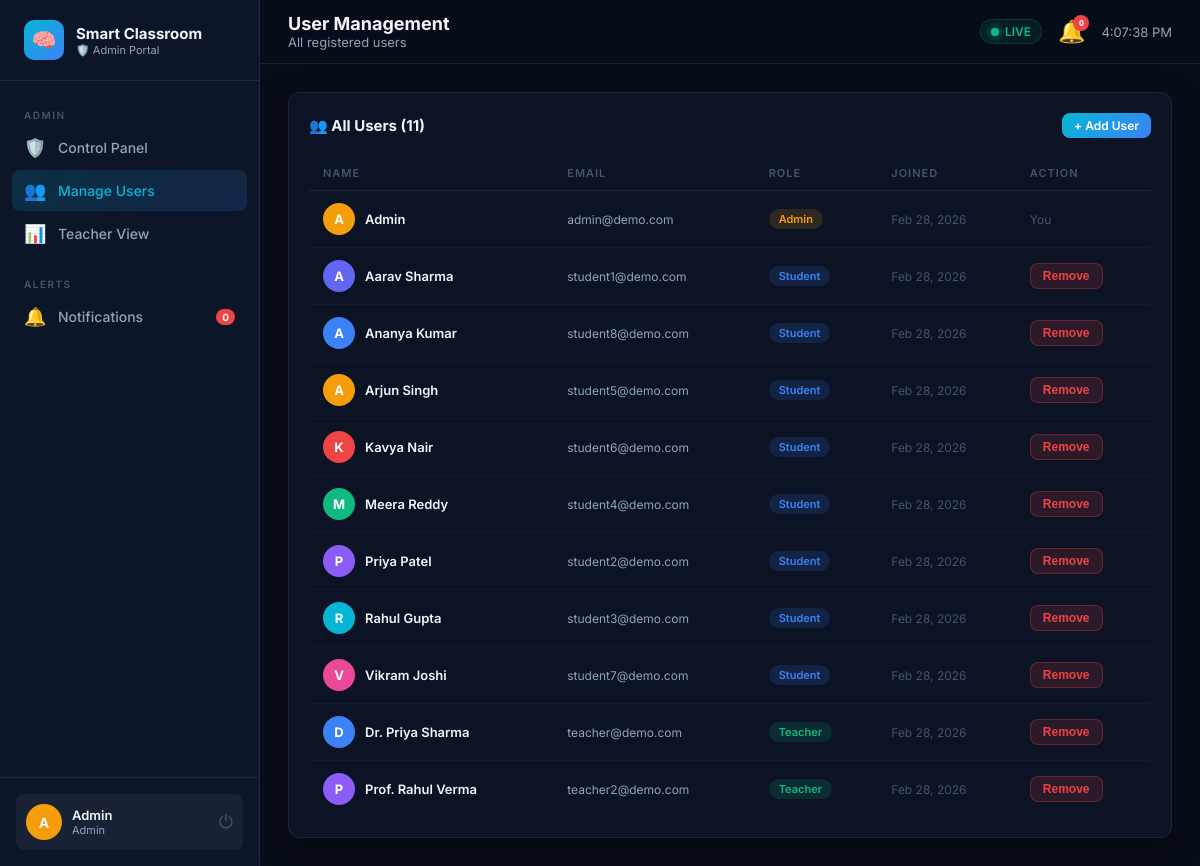
Page /admin/users (signed in) on the committed database.
### models/user.py (models this page shows, shortened)
class User(UserMixin, db.Model):
    __tablename__ = 'users'
    id           = db.Column(db.Integer, primary_key=True)
    name         = db.Column(db.String(100), nullable=False)
    email        = db.Column(db.String(120), unique=True, nullable=False)
    password_hash= db.Column(db.String(256), nullable=False)
    role         = db.Column(db.String(20), default='student')  # student/teacher/admin
    avatar_color = db.Column(db.String(20), default='#6366f1')
    created_at   = db.Column(db.DateTime, default=datetime.utcnow)
    is_active_   = db.Column(db.Boolean, default=True)
    student_profile = db.relationship('StudentProfile', backref='user', uselist=False, lazy=True)
    teacher_entries = db.relationship('TimetableEntry',  backref='teacher', lazy=True)
    def is_student(self):  return self.role == 'student'
    def is_teacher(self):  return self.role == 'teacher'
    def is_admin(self):    return self.role == 'admin'

### routes/admin.py (the view)
@admin_bp.route('/users')
@login_required
@admin_required
def users():
    all_users = User.query.order_by(User.role, User.name).all()
    return render_template('admin/users.html', users=all_users)

### routes/admin.py (called while the page is built)
def admin_required(f):
    @wraps(f)
    def decorated(*args, **kwargs):
        if not current_user.is_authenticated or not current_user.is_admin():
            flash('Admin access required.', 'error')
            return redirect(url_for('auth.login'))
        return f(*args, **kwargs)
    return decorated

### templates/admin/users.html (shortened to what this page needs)
{% extends 'base.html' %}
{% block page_title %}User Management{% endblock %}
{% block page_subtitle %}All registered users{% endblock %}
{% block content %}
<div class="card">
  <div class="section-header">
    <div class="section-title">👥 All Users ({{ users|length }})</div>
    <a href="{{ url_for('auth.register') }}" class="btn btn-primary btn-sm">+ Add User</a>
  </div>
  <div style="overflow-x:auto;">
    <table class="data-table">
      <thead><tr><th>Name</th><th>Email</th><th>Role</th><th>Joined</th><th>Action</th></tr></thead>
      <tbody>
      {% for u in users %}
      <tr>
        <td><div style="display:flex;align-items:center;gap:10px;"><div class="student-avatar" style="background:{{ u.avatar_color }}">{{ u.name[0] }}</div><span style="font-weight:600;">{{ u.name }}</span></div></td>
        <td style="font-size:12px;color:var(--text-secondary);">{{ u.email }}</td>
        <td><span class="badge {{ 'badge-attentive' if u.role=='teacher' else ('badge-info' if u.role=='student' else 'badge-warning') }}">{{ u.role.title() }}</span></td>
        <td style="font-size:12px;color:var(--text-muted);">{{ u.created_at.strftime('%b %d, %Y') }}</td>
        <td>
          {% if u.id != current_user.id %}
          <form method="POST" action="{{ url_for('admin.delete_user', user_id=u.id) }}" onsubmit="return confirm('Delete {{ u.name }}?')">
            <button type="submit" class="btn btn-danger btn-sm">Remove</button>
          </form>
          {% else %}<span style="font-size:12px;color:var(--text-muted);">You</span>{% endif %}
        </td>
      </tr>
      {% endfor %}
      </tbody>
    </table>
  </div>
</div>
{% endblock %}

### templates/base.html (shortened to what this page needs)
<!DOCTYPE html>
<html lang="en">
<head>
  <link rel="stylesheet" href="{{ url_for('static', filename='css/main.css') }}"/>
</head>
<body>
{% set role_accent = {
  'teacher': '--accent-blue',
  'admin':   '--accent-yellow',
  'student': '--accent-cyan'
}[current_user.role] if current_user.is_authenticated else '--accent-cyan' %}
<div class="layout">
  <aside class="sidebar" data-role="{{ current_user.role if current_user.is_authenticated else 'student' }}">
    <div class="sidebar-logo">
      <div class="logo-icon">🧠</div>
      <div>
        <span>Smart Classroom</span>
        <small>
          {% if current_user.is_authenticated %}
            {% if current_user.is_student() %}🎓 Student Portal
            {% elif current_user.is_teacher() %}👨‍🏫 Teacher Portal
            {% else %}🛡️ Admin Portal{% endif %}
          {% endif %}
        </small>
      </div>
    </div>
    <nav class="sidebar-nav">
      {% if current_user.is_authenticated and current_user.is_student() %}
      <div class="nav-section-label">Student</div>
      <a href="{{ url_for('student.dashboard') }}" class="nav-link {% if request.endpoint == 'student.dashboard' %}active{% endif %}">
        <span class="nav-icon">🏠</span> My Dashboard
      </a>
      <a href="{{ url_for('student.schedule') }}" class="nav-link {% if request.endpoint == 'student.schedule' %}active{% endif %}">
        <span class="nav-icon">📅</span> Schedule
      </a>
      <a href="{{ url_for('student.attendance') }}" class="nav-link {% if request.endpoint == 'student.attendance' %}active{% endif %}">
        <span class="nav-icon">✅</span> Attendance
      </a>
      <a href="{{ url_for('student.analytics') }}" class="nav-link {% if request.endpoint == 'student.analytics' %}active{% endif %}">
        <span class="nav-icon">📈</span> My Analytics
      </a>
      {% elif current_user.is_authenticated and current_user.is_admin() %}
      <div class="nav-section-label">Admin</div>
      <a href="{{ url_for('admin.index') }}" class="nav-link {% if request.endpoint == 'admin.index' %}active{% endif %}">
        <span class="nav-icon">🛡️</span> Control Panel
      </a>
      <a href="{{ url_for('admin.users') }}" class="nav-link {% if request.endpoint == 'admin.users' %}active{% endif %}">
        <span class="nav-icon">👥</span> Manage Users
      </a>
      <a href="{{ url_for('dashboard.index') }}" class="nav-link">
        <span class="nav-icon">📊</span> Teacher View
      </a>
      {% endif %}
      <div class="nav-section-label" style="margin-top:12px;">Alerts</div>
      <a href="#" class="nav-link" onclick="openAlertDrawer()">
        <span class="nav-icon">🔔</span> Notifications
        <span class="nav-badge" id="sidebar-alert-count">0</span>
      </a>
    </nav>
    <div class="sidebar-footer">
      <div class="user-card">
        <div class="user-avatar" style="background:{{ current_user.avatar_color if current_user.is_authenticated else '#6366f1' }}">
          {{ current_user.name[0].upper() if current_user.is_authenticated else '?' }}
        </div>
        <div class="user-info">
          <div class="user-name">{{ current_user.name if current_user.is_authenticated else 'Guest' }}</div>
          <div class="user-role">{{ current_user.role.title() if current_user.is_authenticated else '' }}</div>
        </div>
        <a href="{{ url_for('auth.logout') }}" class="logout-btn" title="Logout">⏻</a>
      </div>
    </div>
  </aside>
  <div class="main-area">
    <header class="topbar">
      <div class="topbar-title">
        {% block page_title %}Dashboard{% endblock %}
        <small>{% block page_subtitle %}AI-Powered Smart Classroom{% endblock %}</small>
      </div>
      <div class="topbar-right">
        <div class="live-badge"><div class="status-dot"></div> LIVE</div>
        <button class="alert-btn" onclick="openAlertDrawer()" title="Alerts">
          🔔 <span class="alert-count" id="topbar-alert-count">0</span>
        </button>
        <div style="font-size:13px;color:var(--text-secondary);" id="clock"></div>
      </div>
    </header>
    <main class="page-content fade-in">
      {% block content %}{% endblock %}
    </main>
  </div>
</div>
</body>
</html>

### rows in the picture
User: name "A", name "Admin", role "Admin", email "admin@demo.com", created_at "Feb 28, 2026", shows "You"
User: name "A", name "Aarav Sharma", email "student1@demo.com", role "Student", created_at "Feb 28, 2026"
User: name "A", name "Ananya Kumar", email "student8@demo.com", role "Student", created_at "Feb 28, 2026"
User: name "A", name "Arjun Singh", email "student5@demo.com", role "Student", created_at "Feb 28, 2026"
User: name "K", name "Kavya Nair", email "student6@demo.com", role "Student", created_at "Feb 28, 2026"
User: name "M", name "Meera Reddy", email "student4@demo.com", role "Student", created_at "Feb 28, 2026"
User: name "P", name "Priya Patel", email "student2@demo.com", role "Student", created_at "Feb 28, 2026"
User: name "R", name "Rahul Gupta", email "student3@demo.com", role "Student", created_at "Feb 28, 2026"
User: name "V", name "Vikram Joshi", email "student7@demo.com", role "Student", created_at "Feb 28, 2026"
User: name "D", name "Dr. Priya Sharma", email "teacher@demo.com", role "Teacher", created_at "Feb 28, 2026"
User: name "P", name "Prof. Rahul Verma", email "teacher2@demo.com", role "Teacher", created_at "Feb 28, 2026"

### other values in the picture
{{ users|length }} "11"
